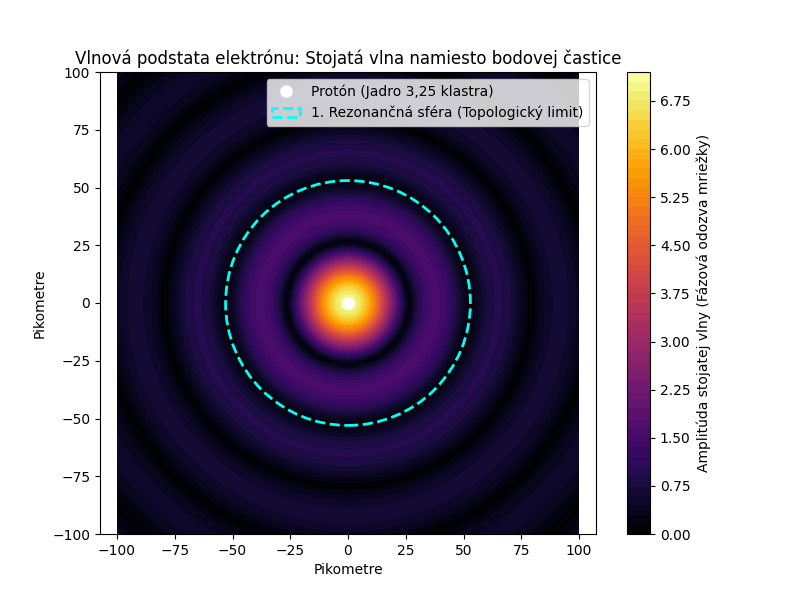

The Python source for this figure:
import numpy as np
import matplotlib.pyplot as plt


class VlnovyEngine:
    """
    Engine, ktorý prekladá vytŕčajúce vektory protónu
    na priestorovú interferenciu v mriežke.
    """

    def __init__(self, rozlisenie_mriezky=100):
        # Vytvoríme 2D rez Higgsovou mriežkou pre názornú vizualizáciu
        x = np.linspace(-100, 100, rozlisenie_mriezky)
        y = np.linspace(-100, 100, rozlisenie_mriezky)
        self.X, self.Y = np.meshgrid(x, y)

        # Geometricko-topologický limit (odpovedá Bohrovmu polomeru ~53 pm)
        self.kritic_vzdialenost = 53.0

    def generuj_stojatu_vlnu(self, pozicia_jadra, pocet_gluonov=3):
        """
        Vypočíta šírenie vibrácií od protónu. Namiesto hmotnej častice
        generuje sférickú excitáciu v štruktúrovanom vákuu.
        """
        # Výpočet vzdialenosti každého bodu mriežky od jadra (polomer r)
        r = np.sqrt((self.X - pozicia_jadra[0]) ** 2 + (self.Y - pozicia_jadra[1]) ** 2)

        # Ochrana proti deleniu nulou v samotnom strede jadra
        r[r == 0] = 0.1

        # Vlnová funkcia reprezentujúca mechanické narušenie mriežky gluónmi.
        # Amplitúda klesá so vzdialenosťou, ale na 'kritic_vzdialenost'
        # mriežka vynúti vznik stabilnej fázovej rezonancie.
        vlnove_cislo = 2 * np.pi / self.kritic_vzdialenost

        # Sila excitácie je násobená počtom vytŕčajúcich gluónov (3 pre protón)
        amplituda_vibracii = (pocet_gluonov * np.sin(vlnove_cislo * r)) / (r * 0.05)

        return amplituda_vibracii


# --- Spustenie a Vizualizácia ---
if __name__ == "__main__":
    engine = VlnovyEngine()

    # Umiestnime náš protón (vodík) do stredu mriežky
    pozicia_protonu = [0, 0]

    # Vypočítame rezonančnú stopu (to, čomu klasická veda hovorí 'elektrón')
    rezonancna_mapa = engine.generuj_stojatu_vlnu(pozicia_protonu)

    # Vykreslenie výsledku
    plt.figure(figsize=(8, 6))

    # Použijeme teplotnú mapu, kde najvyššie hodnoty (červená/žltá)
    # reprezentujú najsilnejšiu stojatu vlnu (rezonančný uzol)
    plt.contourf(engine.X, engine.Y, np.abs(rezonancna_mapa), levels=50, cmap='inferno')
    plt.colorbar(label='Amplitúda stojatej vlny (Fázová odozva mriežky)')

    # Vyznačíme jadro
    plt.plot(pozicia_protonu[0], pozicia_protonu[1], 'wo', markersize=8, label='Protón (Jadro 3,25 klastra)')

    # Vyznačíme hranicu prvej rezonančnej sféry
    kruh_rezonancie = plt.Circle((0, 0), 53, color='cyan', fill=False, linestyle='--', linewidth=2,
                                 label='1. Rezonančná sféra (Topologický limit)')
    plt.gca().add_patch(kruh_rezonancie)

    plt.title("Vlnová podstata elektrónu: Stojatá vlna namiesto bodovej častice")
    plt.xlabel("Pikometre")
    plt.ylabel("Pikometre")
    plt.legend(loc='upper right')
    plt.axis('equal')
    plt.show()
